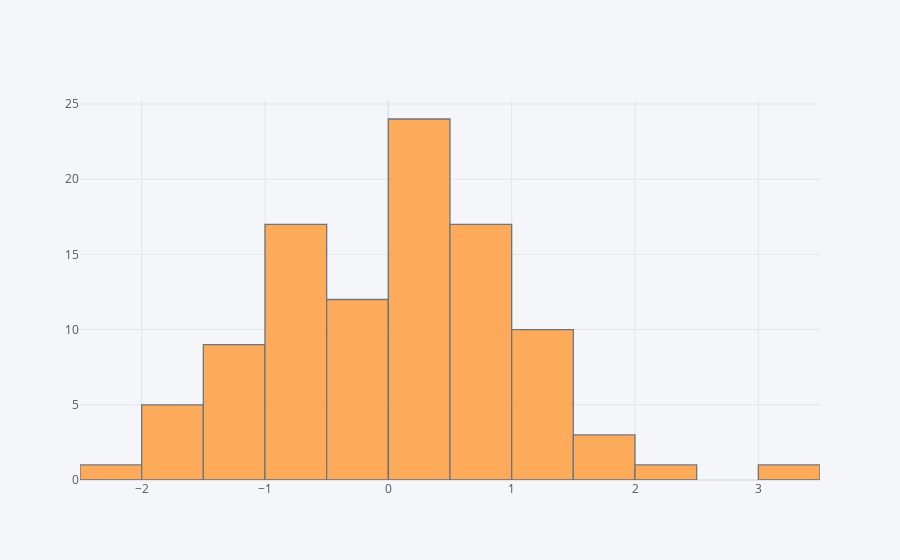

Notebook cell for this chart:
### Code cell
data['A'].iplot(kind='hist')

### Figure 1 — Plotly figure (JSON) as saved in the notebook; plotly's stock layout.template omitted (floating-point values rounded to 4 significant figures)
{"data": [{"histfunc": "count", "histnorm": "", "marker": {"color": "rgba(255, 153, 51, 1.0)", "line": {"color": "#4D5663", "width": 1.3}}, "name": "A", "opacity": 0.8, "orientation": "v", "type": "histogram", "x": [-0.3645, 0.2755, -1.775, -0.6788, 1.182, -0.6861, 0.8343, 1.649, 3.252, -0.5323, 1.45, 1.108, 0.2813, -1.107, -0.5211, 0.007507, -2.146, 0.3182, 0.7792, 0.5972, -0.1131, 0.2438, 0.1453, 0.363, 0.7874, -0.8205, 0.4274, 0.3957, 0.3104, 0.1662, -0.6777, -0.1074, -1.02, -0.8283, 0.133, 1.345, -0.3721, 0.9991, -1.753, 0.3572, 0.9292, 1.305, -0.9941, 1.808, 0.7889, 0.5184, -1.145, -1.122, 0.4031, 0.7543, 1.28, -0.1683, 0.3544, -0.2071, 0.1976, -1.895, -0.3811, 1.505, -0.08626, -0.8881, -0.3182, 1.447, 1.227, 0.7959, -1.282, 0.3833, -0.9368, -0.3306, 0.3654, -0.5776, 1.209, -1.277, 2.255, -1.428, -0.2668, 0.09084, -0.6342, -1.233, 0.8021, 0.02039, -1.849, 0.5882, -0.6629, -0.5345, -1.558, 0.66, 0.9348, 1.054, 0.1113, 0.5252, 0.9748, -0.7968, 0.1972, -1.187, 0.4334, -0.08712, -0.7417, 0.6738, -0.724, 0.1537]}], "layout": {"barmode": "overlay", "legend": {"bgcolor": "#F5F6F9", "font": {"color": "#4D5663"}}, "paper_bgcolor": "#F5F6F9", "plot_bgcolor": "#F5F6F9", "title": {"font": {"color": "#4D5663"}}, "xaxis": {"gridcolor": "#E1E5ED", "showgrid": true, "tickfont": {"color": "#4D5663"}, "title": {"font": {"color": "#4D5663"}, "text": ""}, "zerolinecolor": "#E1E5ED"}, "yaxis": {"gridcolor": "#E1E5ED", "showgrid": true, "tickfont": {"color": "#4D5663"}, "title": {"font": {"color": "#4D5663"}, "text": ""}, "zerolinecolor": "#E1E5ED"}}}
